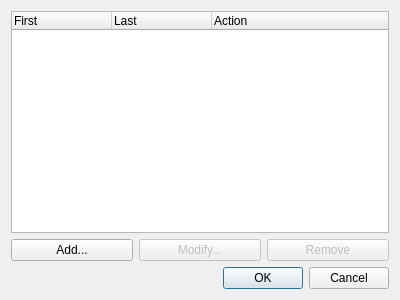
<?xml version="1.0" encoding="UTF-8"?>
<ui version="4.0">
 <class>IPFilterDialog</class>
 <widget class="QDialog" name="IPFilterDialog">
  <property name="geometry">
   <rect>
    <x>0</x>
    <y>0</y>
    <width>400</width>
    <height>300</height>
   </rect>
  </property>
  <property name="windowTitle">
   <string>IP filter</string>
  </property>
  <layout class="QVBoxLayout" name="verticalLayout">
   <item>
    <widget class="QTreeWidget" name="Tree_">
     <column>
      <property name="text">
       <string>First</string>
      </property>
     </column>
     <column>
      <property name="text">
       <string>Last</string>
      </property>
     </column>
     <column>
      <property name="text">
       <string>Action</string>
      </property>
     </column>
    </widget>
   </item>
   <item>
    <layout class="QHBoxLayout" name="horizontalLayout">
     <item>
      <widget class="QPushButton" name="Add_">
       <property name="text">
        <string>Add...</string>
       </property>
      </widget>
     </item>
     <item>
      <widget class="QPushButton" name="Modify_">
       <property name="enabled">
        <bool>false</bool>
       </property>
       <property name="text">
        <string>Modify...</string>
       </property>
      </widget>
     </item>
     <item>
      <widget class="QPushButton" name="Remove_">
       <property name="enabled">
        <bool>false</bool>
       </property>
       <property name="text">
        <string>Remove</string>
       </property>
      </widget>
     </item>
    </layout>
   </item>
   <item>
    <widget class="QDialogButtonBox" name="buttonBox">
     <property name="orientation">
      <enum>Qt::Horizontal</enum>
     </property>
     <property name="standardButtons">
      <set>QDialogButtonBox::Cancel|QDialogButtonBox::Ok</set>
     </property>
    </widget>
   </item>
  </layout>
 </widget>
 <resources/>
 <connections>
  <connection>
   <sender>buttonBox</sender>
   <signal>accepted()</signal>
   <receiver>IPFilterDialog</receiver>
   <slot>accept()</slot>
   <hints>
    <hint type="sourcelabel">
     <x>248</x>
     <y>254</y>
    </hint>
    <hint type="destinationlabel">
     <x>157</x>
     <y>274</y>
    </hint>
   </hints>
  </connection>
  <connection>
   <sender>buttonBox</sender>
   <signal>rejected()</signal>
   <receiver>IPFilterDialog</receiver>
   <slot>reject()</slot>
   <hints>
    <hint type="sourcelabel">
     <x>316</x>
     <y>260</y>
    </hint>
    <hint type="destinationlabel">
     <x>286</x>
     <y>274</y>
    </hint>
   </hints>
  </connection>
 </connections>
</ui>
